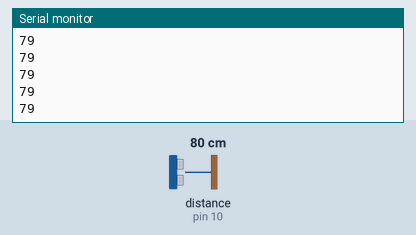
This sketch was run on a simulated Arduino Uno, built with avr-gcc and run on an emulated ATmega328P. Parts: the last lines printed to the serial monitor. Wiring (inferred from the names in the program): ultrasonic range finder: trigger pin 9; echo pin 10. The test bench sets the inputs (shaded band); at power-on: distance to the obstacle (sensor on pin 10) 80 cm. The echo pulse lasts 58.3 µs per cm.

Above: at 1.2 s.
1.3 s: distance to the obstacle (sensor on pin 10) set to 2 cm
At 1.37 s:
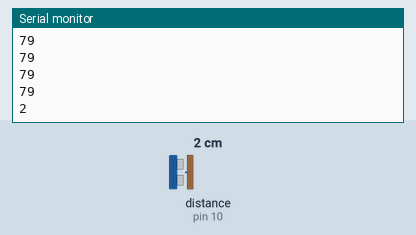
2.8 s: distance to the obstacle (sensor on pin 10) set to 4 cm
At 2.88 s:
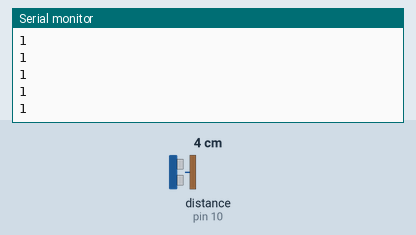
Timing chart, 0 to 5.8 s (numbered marks = the images above; inputs shaded):
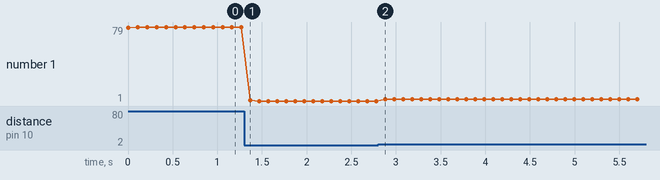

Measured:
- after the input at 1.3 s, the serial monitor: prints a new line after 0.07 s (image 1)
- plotted number 1: 79 → 1 after the input at 1.3 s, 1 → 3 after the input at 2.8 s

The sketch:

ultrasonic_sensor_with_led.ino
```cpp
// By Justin Amstadt
// Sends a serial message back that prints the distance

const int trigPin = 9;
const int echoPin = 10;

long duration;
int distance;

void setup() {
  pinMode(trigPin, OUTPUT);
  pinMode(echoPin, INPUT);
  Serial.begin(9600);
}

void loop() {
  digitalWrite(trigPin, LOW);
  delayMicroseconds(1);

  digitalWrite(trigPin, HIGH);
  delayMicroseconds(1);
  digitalWrite(trigPin, LOW);

  duration = pulseIn(echoPin, HIGH); // Reads echo pin

  distance = duration * 0.034 / 2.0; // Calc distance

  Serial.println(distance);

  delay(100); // Small delay for readability
}
```
